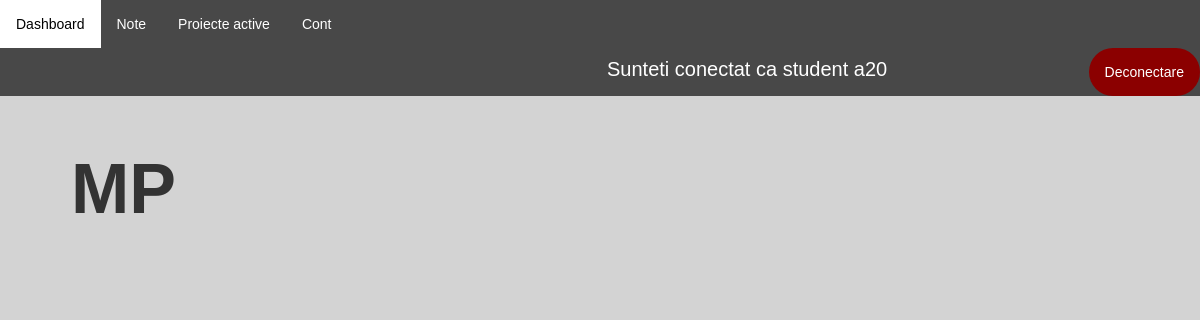
Page /disciplina-student/18/ (signed in) on the earlier database version.
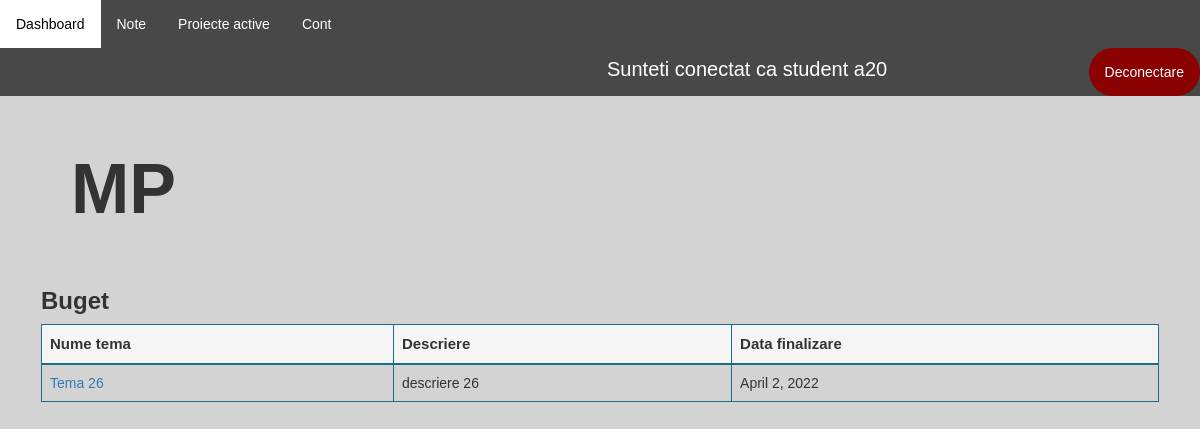
Same page on the later database version.
### application/models.py (models this page shows)
class Proiect(models.Model):
    id = models.AutoField(primary_key=True)
    nume = models.CharField(max_length=100, unique=False)
    data_inregistrare = models.DateField(auto_now_add=True)
    data_finalizare = models.DateField()
    profesor = models.ForeignKey(Profesor, on_delete=models.CASCADE)
    disciplina = models.ForeignKey(Disciplina, on_delete=models.CASCADE, null=True)
    document = models.CharField(max_length=100, null=True)
    nr_persoane = models.IntegerField(null=True)
    cale = models.CharField(max_length=100, default=None)

class Tema(models.Model):
    id = models.AutoField(primary_key=True)
    nume = models.CharField(max_length=100, unique=False)
    descriere = models.CharField(max_length=500, null=True)
    proiect = models.ForeignKey(Proiect, on_delete=models.CASCADE, unique=False)

### application/decorators.py (the view)
        def wrapper_func(request, *args, **kwargs):
            user_groups = list()
            for group in request.user.groups.all():
                user_groups.append(group.name)
            if allowed_roles[0] in user_groups:
                return view_func(request, *args, **kwargs)
            else:
                return redirect('dashboard')

### application/functions.py (called while the page is built)
def get_user_info(request):
    user = request.user
    user_groups = [group.name for group in user.groups.all()]
    if 'admin' in user_groups:
        user_type = 'admin'
    elif 'studenti' in user_groups:
        user_type = 'student'
    elif 'secretariat' in user_groups:
        user_type = 'secretar'
    else:
        user_type = 'profesor'
    out = {'user': user,
           'user_groups': user_groups,
           'user_type': user_type
           }
    return out

def create_context(request=None, extract_user_info=True):
    if extract_user_info and not request:
        raise ValueError("request must be set if extract_user_info is True")
    out = {}
    if extract_user_info:
        out.update(get_user_info(request))
    return out

### application/templates/application/student/disciplinaStudent.html (shortened to what this page needs)
{% extends 'application/dashboard.html' %}
{% load static %}
{% block article %}
        <h1 style="font-size: 70px; padding: 30px"><b>{{ disciplina.nume }}</b></h1><br>
        <div class="table-wrapper-scroll-y custom-scrollbar" style="margin-top:-20px;">
        {% for proiect in proiecte %}
            <table class="table table-bordered" id="myTable" style="border-color: #1b6d85">
                <h3><b>{{ proiect.nume }}</b></h3>
                <thead style="background-color: whitesmoke; border-color: #1b6d85; font-size: 15px">
                <tr  style="border-color: #1b6d85">
                    <th  style="border-color: #1b6d85">Nume tema</th>
                    <th  style="border-color: #1b6d85">Descriere</th>
                    <th  style="border-color: #1b6d85">Data finalizare</th>
                </tr>
                </thead>
                <tbody>
                {% for tema in teme_student %}
                    {% if tema.proiect == proiect %}
                    <tr class="tr">
                        <td  style="border-color: #1b6d85"><a href="{% url 'temaStudent' tema.id %}"> {{ tema.nume }}</a></td>
                        <td  style="border-color: #1b6d85">{{ tema.descriere }}</td>
                        <td  style="border-color: #1b6d85">{{ proiect.data_finalizare }}</td>
                    </tr>
                    {% endif %}
                {% endfor %}
                </tbody>
            </table>
        {% endfor %}
        </div>
{% endblock %}

Differences in the rows shown:
added Proiect: nume "Buget", data_finalizare "April 2, 2022"
added Tema: nume "Tema 26", descriere "descriere 26"
